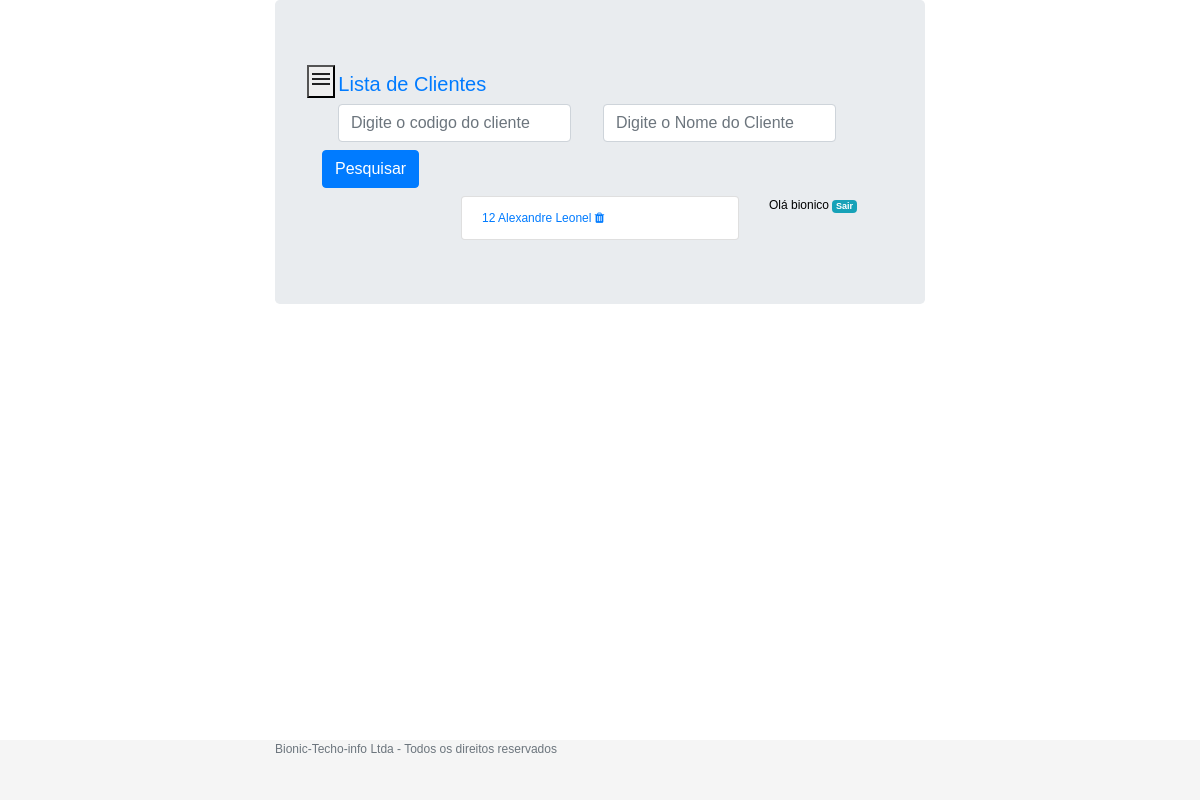
The page /clientes/listaclientes/ (signed in) on the database as committed earlier.
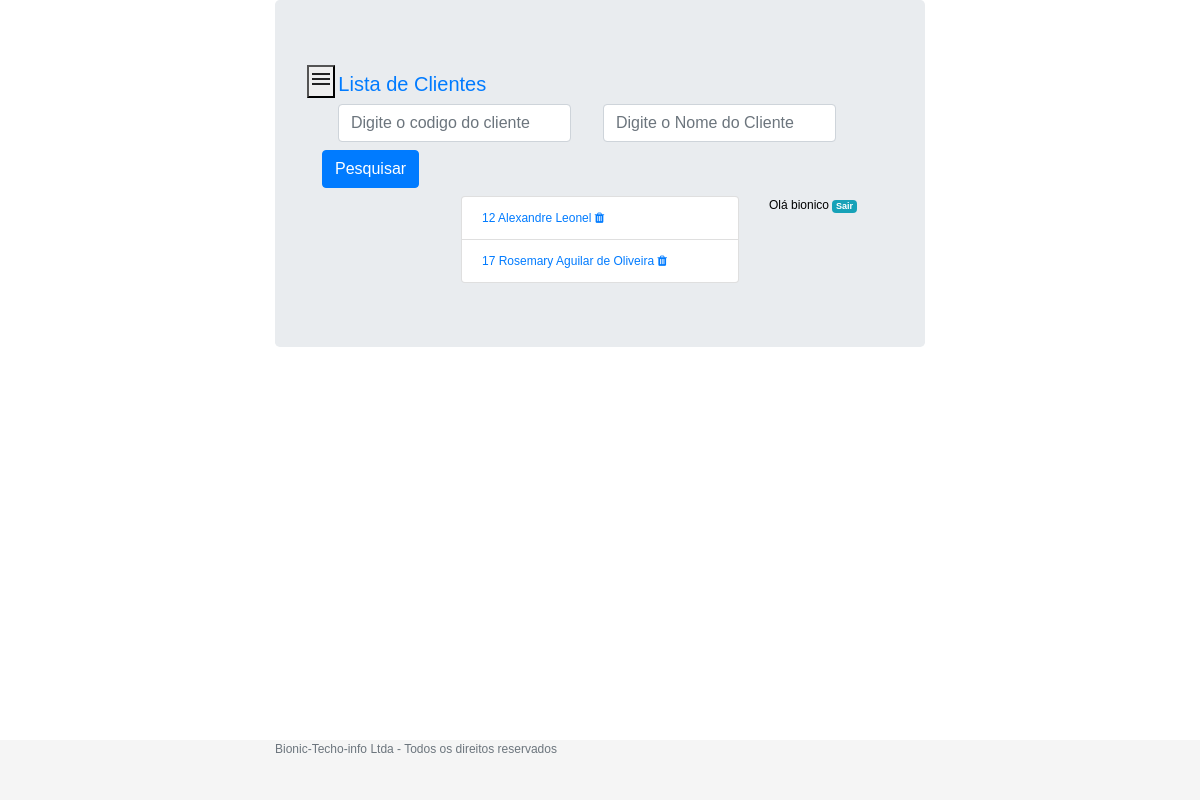
The same page on the database as committed later.
### clientes/models.py (models this page shows, shortened)
class Clientes(models.Model):
    cli_id = models.AutoField(primary_key=True, unique=True)
    cli_nome = models.CharField(max_length=50)
    cli_fantasia = models.CharField(max_length=50, blank=True)
    cli_dtcad = models.DateField(auto_now=True)
    cli_endereco = models.CharField(max_length=100)
    cli_numero = models.CharField(max_length=5)
    cli_cpe = models.CharField(max_length=8)
    cli_cidade = models.CharField(max_length=30)
    cli_uf = models.CharField(max_length=2)
    cli_cpf = models.CharField(max_length=11, unique=True, blank=True)
    cli_insest = models.CharField(max_length=11, blank=True)
    cli_fone1 = models.CharField(max_length=11, blank=True)
    cli_fone2 = models.CharField(max_length=11, blank=True)
    cli_email = models.CharField(max_length=30)
    cli_histotrico = models.TextField(max_length=200, blank=True)

### clientes/views.py (the view)
# urls.py: path('listaclientes/', views.lista_cliente, name="lista_cliente"),
@login_required
def lista_cliente(request):
    id = request.GET.get('id', None)
    nome = request.GET.get('nome', None)
    if id or nome:
        listaclientes = Clientes.objects.filter(cli_id__icontains=id) | Clientes.objects.filter(cli_nome__icontains=nome)
    else:
        listaclientes = Clientes.objects.all()
    return render(request, 'clientes/clientes.html', {"listaclientes": listaclientes})

### clientes/templates/clientes/clientes.html (shortened to what this page needs)
{% extends 'base.html' %}
{% block main %}
<nav role="navigation" class="navbar-default">
<div class="navbar-header">
    <button type="button" data-target="#navbarCollapse" data-toggle="collapse" class="navbar-toggle">
        <i class="material-icons">menu</i>
    </button>
    <a href="#" class="navbar-brand">Lista de Clientes</a>
</div>
<div class="container">
    <div class="row">
        <div class="col-12">
            <form class="form-inline">
                <div class="form-group mx-sm-3 mb-2">
                    <input type="text" class="form-control" id="id" name=id placeholder="Digite o codigo do cliente">
                </div>
                <div class="form-group mx-sm-3 mb-2">
                    <input type="text" class="form-control" id="nome" name=nome placeholder="Digite o Nome do Cliente">
                </div>
                    <button type="submit" class="btn btn-primary mb-2">Pesquisar</button>
            </form>
        </div>
    </div>
</div>
</nav>
<div class="row">
<div class="col">
</div>
<div class="col-6">
    <ul class="list-group">
        {% for listcli in listaclientes %}
            <li class="list-group-item">
                <a href="{% url 'clientes_update' listcli.cli_id %}">
                    {{listcli.cli_id}} {{ listcli.cli_nome }}
                </a>
                <a href="{% url 'cliente_delete' listcli.cli_id %}" class="trash-item">
                    <i class = "fa fa-trash " ></i>
                </a>
            </li>
        {% endfor %}
    </ul>
</div>
<div class="col">
    {% if user.is_authenticated %}
    <p>Olá {{ user.username }}
        <a href="{% url 'logout' %}">
            <Span class="badge badge-info">
                Sair
            </Span>
        </a>
    </p>
        {% else %}
            <a href="{% url 'login' %}" class="btn btn-info">
                Entrar
            </a><br>
        {% endif %}
</div>
</div>
{% endblock  %}
{% block footer %}
    <footer class="footer">
        <div class="container">
            <span class="text-muted">
                Bionic-Techo-info Ltda - Todos os direitos reservados
                <i class="fas fa-registered"></i>
            </span>
        </div>
    </footer>
{% endblock %}

Rows that differ between the two databases and show on the page:
added Clientes: cli_id "17", cli_nome "Rosemary Aguilar de Oliveira"
